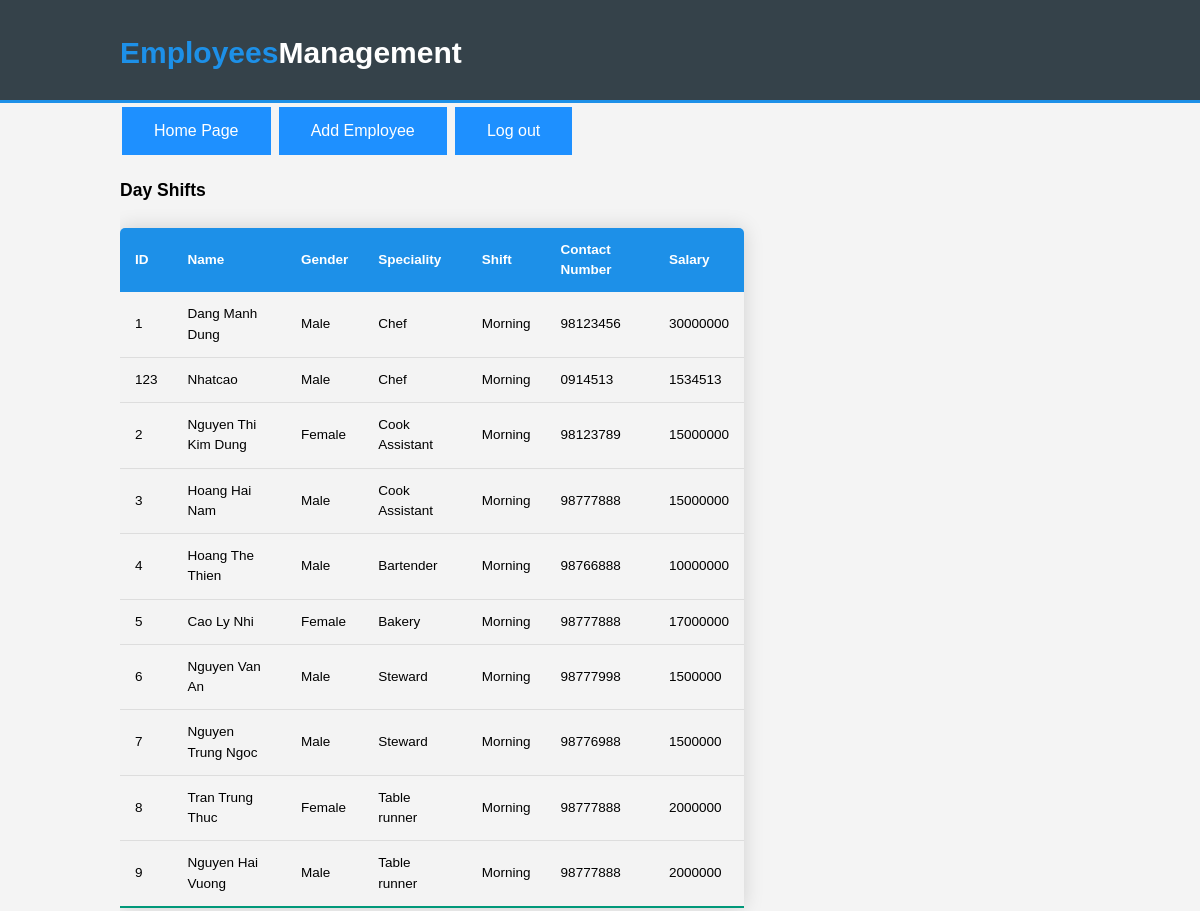
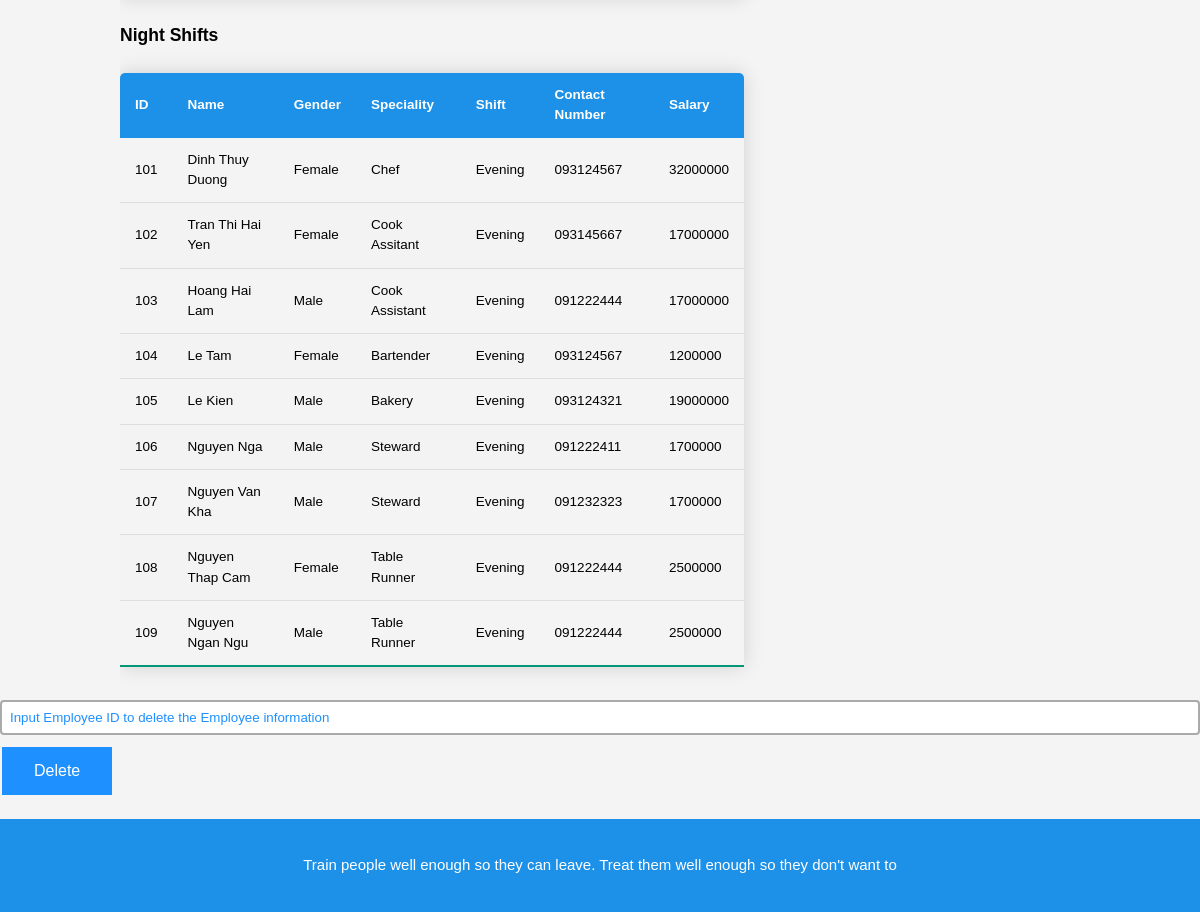
The page /Inner/em.php (signed in) on the database its author committed (2 pictures, top to bottom).
### tables this page shows
CREATE TABLE `Employees` (
  `EmID` varchar(11) NOT NULL,
  `Name` varchar(20) NOT NULL,
  `Gender` varchar(20) NOT NULL,
  `Speciality` varchar(20) NOT NULL,
  `Shift` varchar(20) NOT NULL,
  `Contact Number` varchar(11) NOT NULL,
  `Salary` varchar(11) NOT NULL
);

### Inner/em.php (the view, shortened to what this page needs)
<?
$conn = mysqli_connect("localhost","root","","Restaurant");
?>
<!DOCTYPE html>
<html>
  <head>
  </head>
  <body>
    <header>
      <div class="container">
        <div id="branding">
          <h1><span class="highlight">Employees</span>Management</h1>
        </div>
      </div>
    </header>
    <section id="main">
      <div class="container">
        <article id="main-col">
        <button onclick = "window.location.href = '../Inner/homepage.php'">Home Page</button>
        <button onclick = "window.location.href = '../Inner/emAdd.php'">Add Employee</button>
        <button onclick = "window.location.href = '../logout.php'">Log out</button>
          <h1 class="page-title">Day Shifts</h1>
                <table class="content-table">
        <thead>
            <tr>
            <th>ID</th>
            <th>Name</th>
            <th>Gender</th>
            <th>Speciality</th>
            <th>Shift</th>
            <th>Contact Number</th>
            <th>Salary</th>
            </tr>
        </thead>
        <tbody>
          <?
            if($_SESSION["username"] != "" || $_SESSION["password"] != ""){
            $sql = "SELECT `EmID`, `Name`, `Gender`, `Speciality`, `Shift`, `Contact Number`, `Salary` FROM `Employees`";
            $result = mysqli_query($conn, $sql);
            if (mysqli_num_rows($result) > 0) {
              while($row = $result->fetch_assoc()) {
                if($row["Shift"] == "Morning"){
                echo "<tr><td>".$row["EmID"]."</td><td>".$row["Name"]."</td><td>".
                $row["Gender"]."</td><td>".$row["Speciality"]."</td><td>".$row["Shift"]."</td><td>"
                .$row["Contact Number"]."</td><td>".$row["Salary"]."</td></tr>";
              }}
            }}else{
              echo '<script language="javascript">';
              echo 'window.location.href="../logout.php";';
              echo '</script>';
            }
          ?>
        </tbody>
        </table>
        <h1 class="page-title">Night Shifts</h1>
                <table class="content-table">
        <thead>
            <tr>
            <th>ID</th>
            <th>Name</th>
            <th>Gender</th>
            <th>Speciality</th>
            <th>Shift</th>
            <th>Contact Number</th>
            <th>Salary</th>
            </tr>
        </thead>
        <tbody>
          <?
            $sql = "SELECT `EmID`, `Name`, `Gender`, `Speciality`, `Shift`, `Contact Number`, `Salary` FROM `Employees`";
            $result = mysqli_query($conn, $sql);
            if (mysqli_num_rows($result) > 0) {
              while($row = $result->fetch_assoc()) {
                if($row["Shift"] == "Evening"){
                echo "<tr><td>".$row["EmID"]."</td><td>".$row["Name"]."</td><td>".
                $row["Gender"]."</td><td>".$row["Speciality"]."</td><td>".$row["Shift"]."</td><td>"
                .$row["Contact Number"]."</td><td>".$row["Salary"]."</td></tr>";
              }}
            }
          ?>
        </tbody>
        </table>
        </article>
      </div>
    </section>
            <form action = "emDel.php" method = "post">
            <input type = "text" name = "id" placeholder = "Input Employee ID to delete the Employee information">
            <button>Delete</button>
            </form>
    <footer>
      <p>Train people well enough so they can leave. Treat them well enough so they don't want to</p>
    </footer>
  </body>
</html>

### Inner/em.php (style rules this page uses)
body { font: 15px/1.5 Arial, Helvetica,sans-serif; padding:0; margin:0; background-color:#f4f4f4; }
.container { width:80%; margin:auto; overflow:hidden; }
header { background:#35424a; color:#ffffff; padding-top:30px; min-height:70px; border-bottom:#1d90e8 3px solid; }
header #branding { float:left; }
header #branding h1 { margin:0; }
header .highlight, header .current a { color:#1d90e8; font-weight:bold; }
article#main-col { float:left; width:65%; }
footer { padding:20px; margin-top:20px; color:#ffffff; background-color:#1d90e8; text-align: center; }
.content-table { border-collapse: collapse; margin: 25px 0; font-size: 0.9em; min-width: 400px; border-radius: 5px 5px 0 0; overflow: hidden; box-shadow: 0 0 20px rgba(0, 0, 0, 0.15); }
.content-table thead tr { background-color: #1d90e8; color: #ffffff; text-align: left; font-weight: bold; }
.content-table th, .content-table td { padding: 12px 15px; }
.content-table tbody tr { border-bottom: 1px solid #dddddd; }
.content-table tbody tr:nth-of-type(even) { background-color: #f3f3f3; }
.content-table tbody tr:last-of-type { border-bottom: 2px solid #009879; }
input[type = text] { width: 100%; border: 2px solid #aaa; border-radius: 4px; margin: 8px 0; outline: none; padding: 8px; box-sizing: border-box; transition:.3s; }
::placeholder { color: dodgerBlue; }
button { display: inline; background-color: dodgerBlue; border: none; color: white; padding: 15px 32px; text-align: center; text-decoration: none; display: inline-block; font-size: 16px; margin: 4px 2px; cursor: pointer; }

### rows shown on the page
employees: EmID "1", Name "Dang Manh Dung", Gender "Male", Speciality "Chef", Shift "Morning", Contact Number "98123456", Salary "30000000"
employees: EmID "123", Name "Nhatcao", Gender "Male", Speciality "Chef", Shift "Morning", Contact Number "0914513", Salary "1534513"
employees: EmID "2", Name "Nguyen Thi Kim Dung", Gender "Female", Speciality "Cook Assistant", Shift "Morning", Contact Number "98123789", Salary "15000000"
employees: EmID "3", Name "Hoang Hai Nam", Gender "Male", Speciality "Cook Assistant", Shift "Morning", Contact Number "98777888", Salary "15000000"
employees: EmID "4", Name "Hoang The Thien", Gender "Male", Speciality "Bartender", Shift "Morning", Contact Number "98766888", Salary "10000000"
employees: EmID "5", Name "Cao Ly Nhi", Gender "Female", Speciality "Bakery", Shift "Morning", Contact Number "98777888", Salary "17000000"
employees: EmID "6", Name "Nguyen Van An", Gender "Male", Speciality "Steward", Shift "Morning", Contact Number "98777998", Salary "1500000"
employees: EmID "7", Name "Nguyen Trung Ngoc", Gender "Male", Speciality "Steward", Shift "Morning", Contact Number "98776988", Salary "1500000"
employees: EmID "8", Name "Tran Trung Thuc", Gender "Female", Speciality "Table runner", Shift "Morning", Contact Number "98777888", Salary "2000000"
employees: EmID "9", Name "Nguyen Hai Vuong", Gender "Male", Speciality "Table runner", Shift "Morning", Contact Number "98777888", Salary "2000000"
employees: EmID "101", Name "Dinh Thuy Duong", Gender "Female", Speciality "Chef", Shift "Evening", Contact Number "093124567", Salary "32000000"
employees: EmID "102", Name "Tran Thi Hai Yen", Gender "Female", Speciality "Cook Assitant", Shift "Evening", Contact Number "093145667", Salary "17000000"
employees: EmID "103", Name "Hoang Hai Lam", Gender "Male", Speciality "Cook Assistant", Shift "Evening", Contact Number "091222444", Salary "17000000"
employees: EmID "104", Name "Le Tam", Gender "Female", Speciality "Bartender", Shift "Evening", Contact Number "093124567", Salary "1200000"
employees: EmID "105", Name "Le Kien", Gender "Male", Speciality "Bakery", Shift "Evening", Contact Number "093124321", Salary "19000000"
employees: EmID "106", Name "Nguyen Nga", Gender "Male", Speciality "Steward", Shift "Evening", Contact Number "091222411", Salary "1700000"
employees: EmID "107", Name "Nguyen Van Kha", Gender "Male", Speciality "Steward", Shift "Evening", Contact Number "091232323", Salary "1700000"
employees: EmID "108", Name "Nguyen Thap Cam", Gender "Female", Speciality "Table Runner", Shift "Evening", Contact Number "091222444", Salary "2500000"
employees: EmID "109", Name "Nguyen Ngan Ngu", Gender "Male", Speciality "Table Runner", Shift "Evening", Contact Number "091222444", Salary "2500000"
